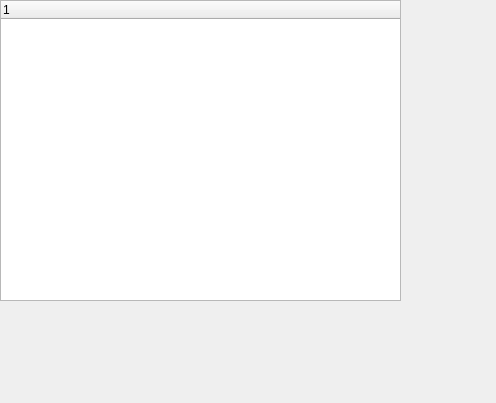
<?xml version="1.0" encoding="UTF-8"?>
<ui version="4.0">
 <class>ScheduelTree</class>
 <widget class="QDialog" name="ScheduelTree">
  <property name="geometry">
   <rect>
    <x>0</x>
    <y>0</y>
    <width>496</width>
    <height>403</height>
   </rect>
  </property>
  <property name="windowTitle">
   <string>Dialog</string>
  </property>
  <widget class="QTreeWidget" name="treeWidget">
   <property name="geometry">
    <rect>
     <x>0</x>
     <y>0</y>
     <width>401</width>
     <height>301</height>
    </rect>
   </property>
   <column>
    <property name="text">
     <string notr="true">1</string>
    </property>
   </column>
  </widget>
 </widget>
 <resources/>
 <connections/>
</ui>
